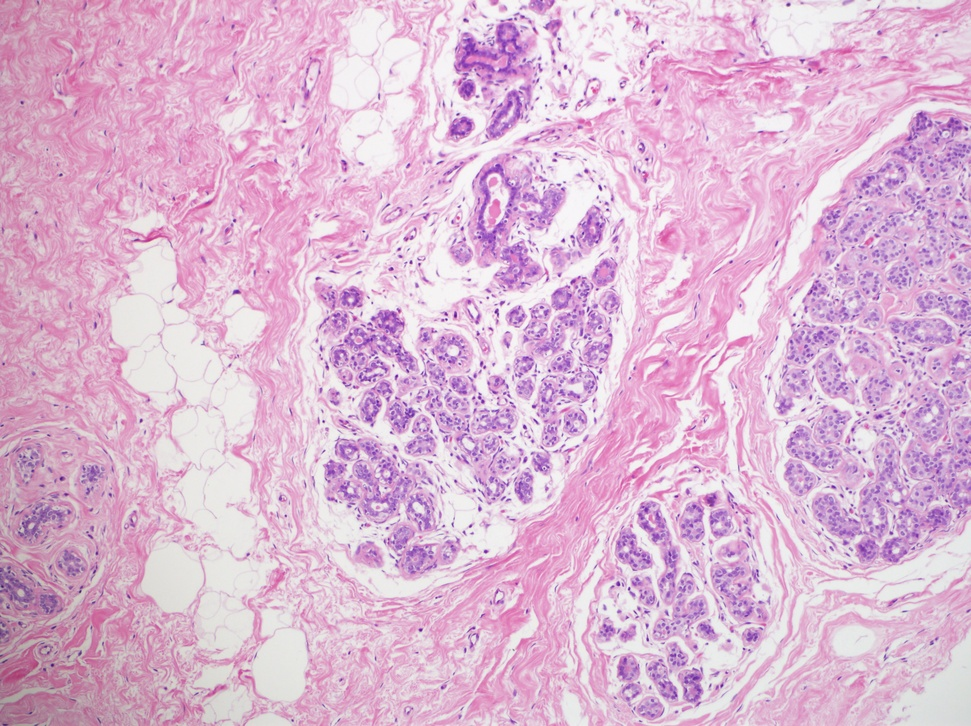
#> input picture Image_23615.jpg, 971 x 726 px, shrunk from 4140 x 3096 before the run
$ python refactor.py Image_23615.jpg 5 5 5   (Python 2 division)
#> lines starting #> are read from the running program, lines starting #| are printed output that depends on the picture; after the words box and inside, x2 and y2 are one past the last pixel; in counts of white or black regions, pixels touching at a corner belong together
# -*- coding: utf-8 -*-

"""

    stamaimer 09/26/16

"""

import sys
import random
import logging

from os import mkdir, path
# from collections import Counter

from skimage import io
from skimage.color import label2rgb
from skimage.measure import label, ransac, regionprops, EllipseModel
# from skimage.exposure import equalize_hist, equalize_adapthist, rescale_intensity
from skimage.morphology import binary_closing, binary_opening, disk, remove_small_holes, remove_small_objects
from skimage.segmentation import clear_border, find_boundaries, mark_boundaries

from sklearn import cluster as Cluster

from scipy import ndimage

# from PIL import Image, ImageEnhance

import numpy as np

import matplotlib.pyplot as plt
import matplotlib.patches as mpatches


np.set_printoptions(threshold=np.nan)

logging.basicConfig(format="%(asctime)s - %(funcName)s - %(levelname)s - %(message)s",
                    stream=sys.stdout, level=logging.INFO)

IMAGE = None

PATH2IMAGE = None

W = H = D = 0

CLUSTER_NUM = 3


# [64 lines left out: functions show, show_with_rect, scatter, not called in this run]

    # plt.show()


def rgb2gray(rgb):

    """rgb to gray"""

    return 0.2125 * rgb[0] + 0.7154 * rgb[1] + 0.0721 * rgb[2]


def preprocess(image):

    """preprocess"""

    image = image[:, :, 0:3]

    # [11 lines of commented-out code are left out]

    return image


def cluster(pixels):

    """cluster pixels"""

    kmeans = Cluster.KMeans(n_clusters=CLUSTER_NUM)

    kmeans.fit(pixels)

    labels = kmeans.labels_.reshape((W, H))

    graies = [(rgb2gray(np.average(IMAGE[labels == i], axis=0)), i) for i in xrange(CLUSTER_NUM)]

    graies.sort()

    return labels, graies


def detect_lumens(close_radius, open_radius):

    """detect lumens"""

    lumens = np.zeros((W, H))

    lumens[labels == graies[2][1]] = 1

    cleaned = clear_border(lumens)

    closed = binary_closing(cleaned, disk(close_radius))

    filled = ndimage.binary_fill_holes(closed)

    opened = binary_opening(filled, disk(open_radius))

    labeled = label(opened)

    # show_with_rect(labeled, "L")

    lumens = dict()

    areas = np.array([region.area for region in regionprops(labeled)])

    # counter = Counter(areas)
    #
    # plt.subplot(111)
    #
    # plt.hist(areas, np.arange(areas.min(), areas.max(), 1000))
    #
    # plt.show()

    for region in regionprops(labeled):

        if region.area >= areas.mean():

            mask = np.zeros((W, H))

            mask[labeled == region.label] = 1

            boundary = np.transpose(np.nonzero(find_boundaries(mask, mode="inner")))

            lumens[region.centroid] = (boundary, region.area)

    return lumens


def detect_nucleis(open_radius, labels, graies):

    """detect nucleis"""

    image_ = np.copy(IMAGE)

    image_[labels == graies[1][1]] = 255

    image_[labels == graies[2][1]] = 255

    pixels = np.reshape(image_, (W * H, D))

    labels, graies = cluster(pixels)

    nucleis = np.zeros((W, H))

    nucleis[labels == graies[0][1]] = 1

    cleaned = clear_border(nucleis)

    filled = ndimage.binary_fill_holes(cleaned)

    opened = binary_opening(filled, disk(open_radius))

    labeled = label(opened)

    # show_with_rect(labeled, "N")

    nucleis = np.array([region.centroid for region in regionprops(labeled)])

    return nucleis


def construct_neighborhood(lumens, nucleis):

    """construct neighborhood"""

    records = dict()

    for lumen in lumens:

        neighborhood = list()

        for coordinate in lumens[lumen][0][::2]:

            for centroid in nucleis:

                if np.linalg.norm(coordinate - centroid) <= 50:

                    neighborhood.append(tuple(centroid))

                    break

        neighborhood = np.array(list(set(neighborhood)))

        if len(neighborhood):

            # scatter(lumen, lumens[lumen][0], neighborhood)

            records[lumen] = (neighborhood, lumens[lumen][1])

    return records


def generate_eigenvectors(records):

    """generate eigenvectors"""

    eigenvectors = list()

    for centroid in records:

        eigenvector = list()

        neighborhood = records[centroid][0]

        area = records[centroid][1]

        eigenvector.append(len(neighborhood) / float(area))

        distance = [np.linalg.norm(centroid - item) for item in neighborhood]

        eigenvector.extend([np.std(distance), np.mean(distance),
                            max(distance), (min(distance), max(distance))])

        eigenvector.append(np.mean([item - max(distance) for item in distance]))

        eigenvector.append(np.mean([item - min(distance) for item in distance]))

        eigenvector.append(np.mean([item - np.mean(distance) for item in distance]))

        eigenvector.append(np.mean([item - np.median(distance) for item in distance]))

        angles = list()

        for ids, i in enumerate(neighborhood):

            for j in neighborhood[ids+1:]:

                oi = i - centroid

                oj = j - centroid

                cosine = np.dot(oi, oj)/np.linalg.norm(oi)/np.linalg.norm(oj)

                angle = np.arccos(np.clip(cosine, -1.0, 1.0))

                angles.append(angle)

        eigenvector.extend([np.std(angles), np.mean(angles)])

        interval = [np.linalg.norm(i - j) \
                    for ids, i in enumerate(neighborhood) \
                    for j in neighborhood[ids+1:]]

        eigenvector.extend([np.std(interval), np.mean(interval)])

        # [7 lines of commented-out code are left out]

        eigenvectors.append(eigenvector)

    return eigenvectors


if __name__ == "__main__":

    try:

        logging.info("tik")

        PATH2IMAGE = sys.argv[1]

        IMAGE = io.imread(PATH2IMAGE)
#> IMAGE is the input picture: shape (726, 971, 3); mean R, G, B 221.6, 184.5, 212.5

        IMAGE = preprocess(IMAGE)

        W, H, D = IMAGE.shape

        pixels = np.reshape(IMAGE, (W * H, D))

        labels, graies = cluster(pixels)
#> in cluster, `graies = [(rgb2gray(np.average(IMAGE[labels == i], axis=0)), i) for i ..`: graies = [(184.3, 0), (225.2, 1), (140.8, 2)]
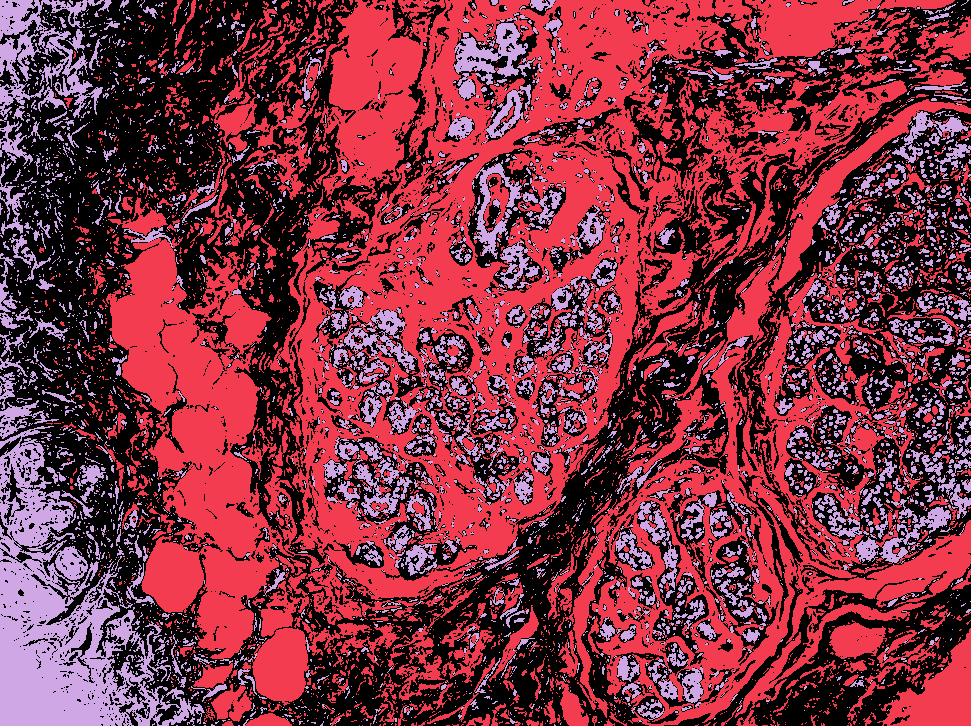
#> labels: shape (726, 971) int32; 3 distinct labels, from 0 to 2; one colour per label, 0 black
#> graies = [(140.8, 2), (184.3, 0), (225.2, 1)]

        logging.info(".")

        lumens = detect_lumens(int(sys.argv[2]), int(sys.argv[3]))
#> after the loop in detect_lumens, `for region in regionprops(labeled):`:
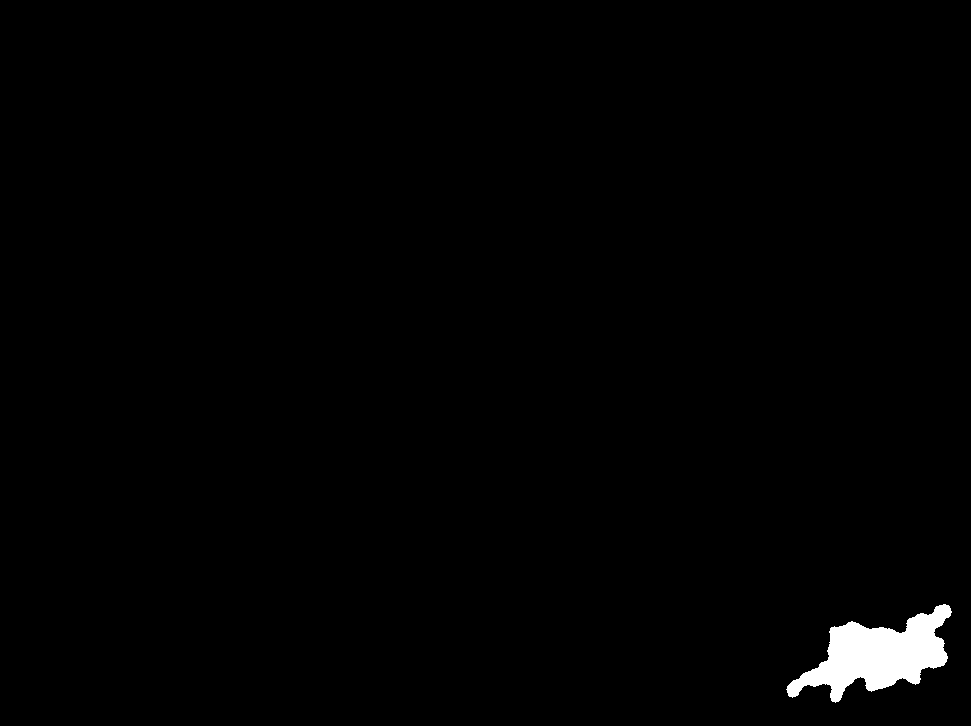
#> mask: shape (726, 971) float64; values 0 (black) and 1 (white), 1.1% white; 1 white region, box (x1, y1, x2, y2) and area: (786, 604, 952, 703) 7685

        logging.info(".")

        nucleis = detect_nucleis(int(sys.argv[4]), labels, graies)
#> in detect_nucleis, `image_[labels == graies[1][1]] = 255`:
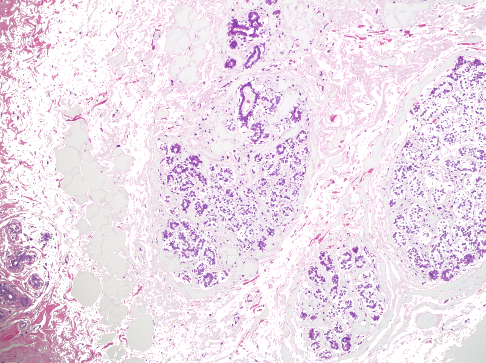
#> image_: shape (726, 971, 3) (shown at 1/2 size); mean R, G, B 237.3, 222.6, 234.8
#> in detect_nucleis, `image_[labels == graies[2][1]] = 255`:
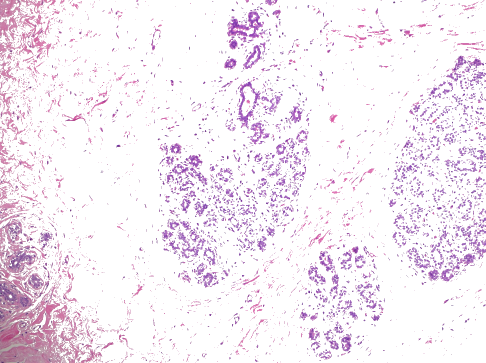
#> image_: shape (726, 971, 3) (shown at 1/2 size); mean R, G, B 244.5, 236.2, 243.9
#> in detect_nucleis, `labels, graies = cluster(pixels)`:
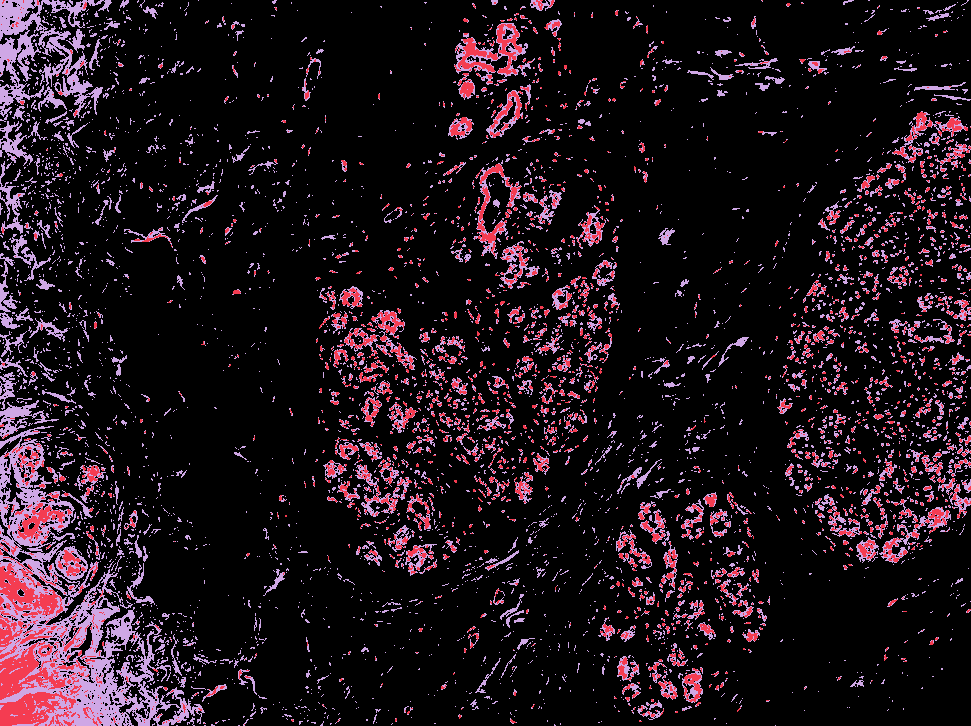
#> labels: shape (726, 971) int32; 3 distinct labels, from 0 to 2; one colour per label, 0 black
#> in detect_nucleis, `labels, graies = cluster(pixels)`: graies = [(117, 1), (151, 2), (203.4, 0)]
#> nucleis = [[33.41, 506.5], [87.86, 467.1], [321.4, 389.7], [515, 44], [526.5, 30.76], [650, 45]]

        logging.info(".")

        records = construct_neighborhood(lumens, nucleis)
#> records = 0 items

        logging.info(".")

        vectors = generate_eigenvectors(records)
#> after the loop in generate_eigenvectors, `for centroid in records:`: eigenvectors = []
#> vectors = []

        logging.info("tok")

    except IndexError:

        print "Usage: python palceholder.py PATH2IMAGE"

$ run again, on Image_23618.jpg
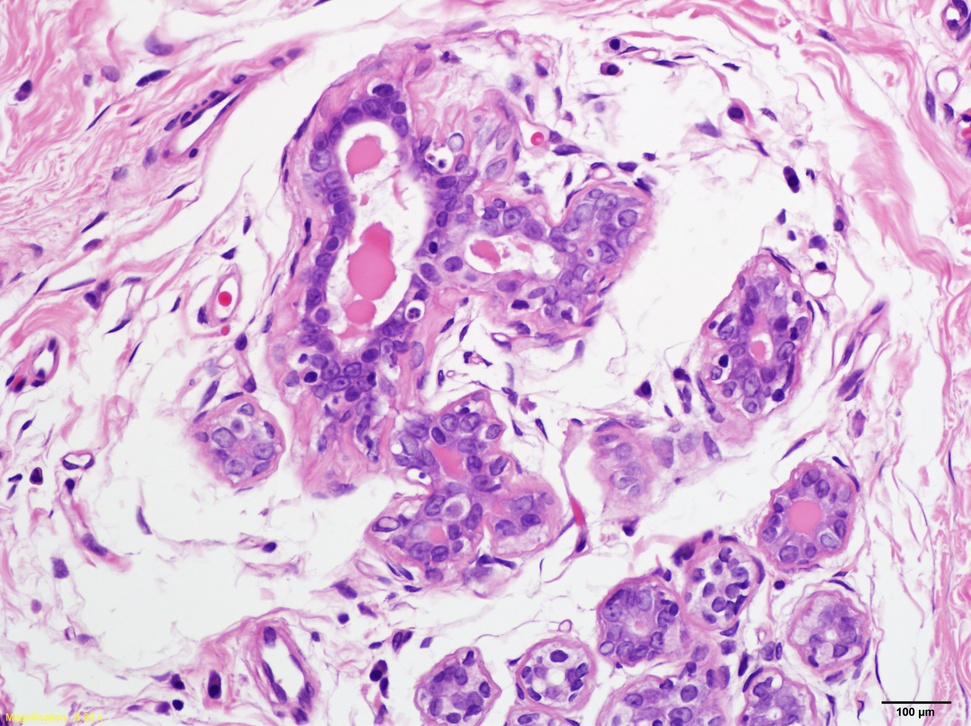
#> input picture Image_23618.jpg, 971 x 726 px, shrunk from 4140 x 3096 before the run
#> IMAGE is the input picture: shape (726, 971, 3); mean R, G, B 218.4, 186.3, 218.9
#> in cluster, `graies = [(rgb2gray(np.average(IMAGE[labels == i], axis=0)), i) for i ..`: graies = [(171.1, 0), (99.98, 1), (231, 2)]
#> `labels, graies = cluster(pixels)`:
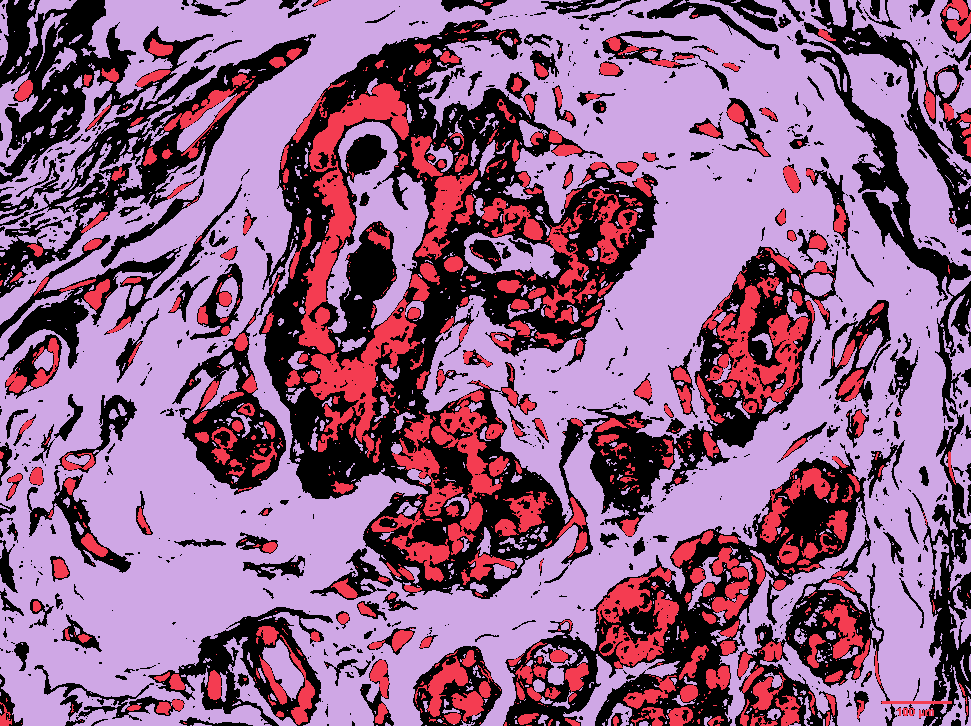
#> labels: shape (726, 971) int32; 3 distinct labels, from 0 to 2; one colour per label, 0 black
#> `labels, graies = cluster(pixels)`: graies = [(99.98, 1), (171.1, 0), (231, 2)]
#> in detect_nucleis, `labels, graies = cluster(pixels)`:
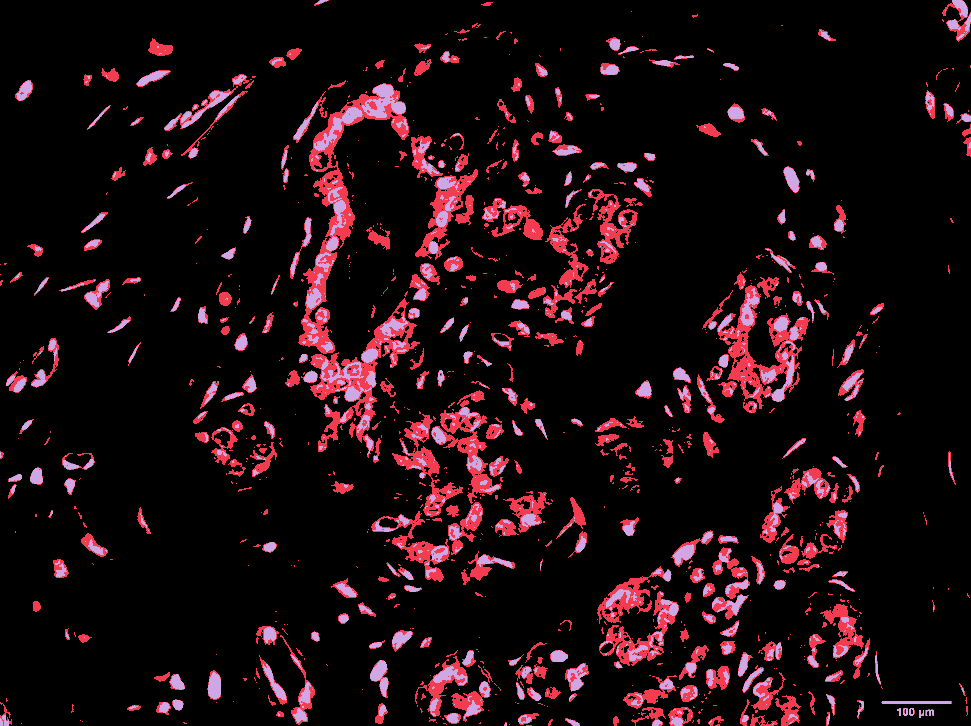
#> labels: shape (726, 971) int32; 3 distinct labels, from 0 to 2; one colour per label, 0 black
#> in detect_nucleis, `labels, graies = cluster(pixels)`: graies = [(69.8, 2), (115, 1), (208.8, 0)]
#> nucleis = 34 pairs, first value 88 to 686.3, second value 26 to 791.5
#> records = 10 items
#> the loop in generate_eigenvectors, `for centroid in records: ` made 10 passes
#> (centroid, neighborhood, area, distance) on passes 1, 2, 4, 7, 8, 9, 10: ((43.1, 58.92), [[88, 26]], 1189, [55.68]), ((143.6, 448), [[183, 443]], 908, [39.72]), ((254.9, 508.8), [[219, 441.4]], 3000, [76.37]), ((378.4, 228.2), [[343.5, 240.5]], 858, [36.99]), ((551.1, 517.5), [[519.4, 527.5]], 1219, [33.2]), ((668.5, 283.3), [[633, 269.2]], 1186, [38.22]), ((660.7, 558.1), [[655.8, 558]], 1082, [4.9])
